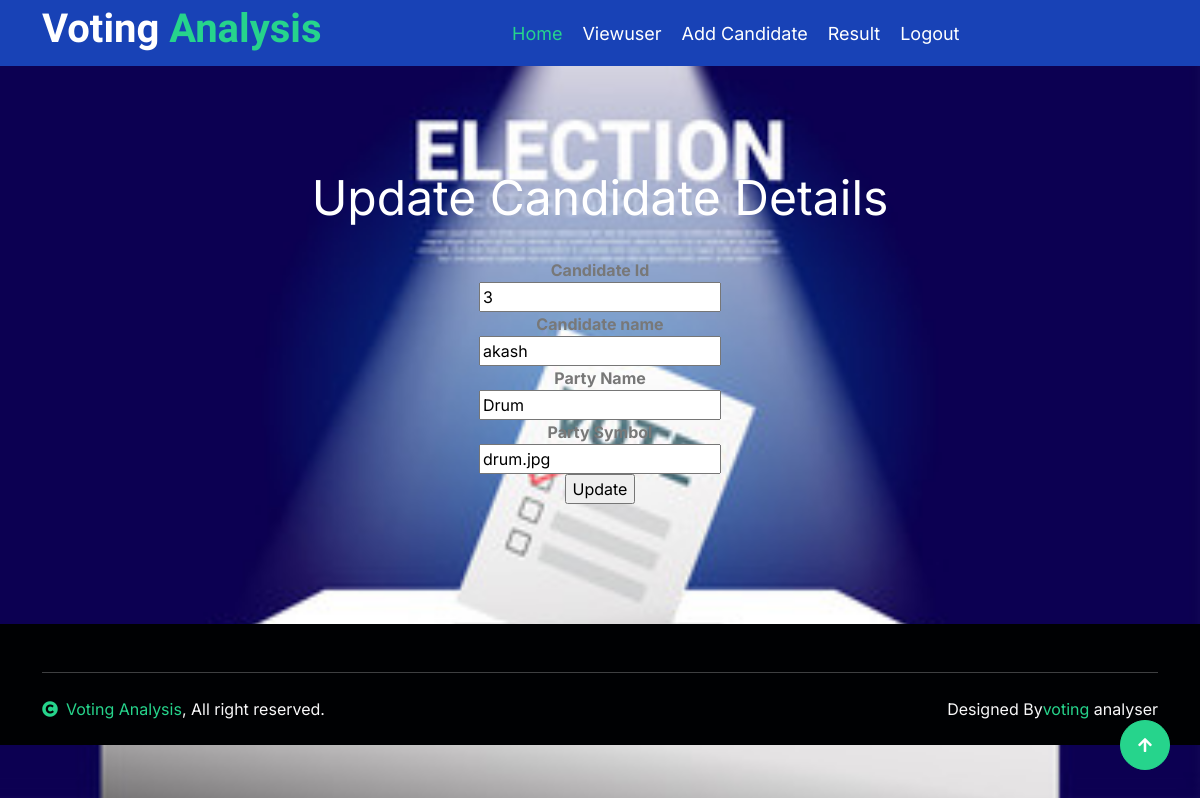
The page /update.php?select=3 on the database its author committed.
### tables this page shows
CREATE TABLE IF NOT EXISTS `candidate` (
  `cid` int(50) NOT NULL AUTO_INCREMENT,
  `cname` varchar(50) NOT NULL,
  `pname` varchar(50) NOT NULL,
  `psym` varchar(50) NOT NULL,
  PRIMARY KEY (`cid`)
);

### update.php (the view, shortened to what this page needs)
<?php
	include_once("style.php");
	include_once("adminheader.php");
if(isset($_GET['select'])){
$query2 = "select * from candidate where cid='".$_GET['select']."'";
			$result = mysql_query($query2);
			if(mysql_num_rows($result)){
			$row = mysql_fetch_assoc($result);
			}
}
?>
                       <div class="container">
<form action="" method="post" enctype="multipart/form-data" name="addroom">
<center>
<br>
<br>
<br>
<br>
<center><font color="white" size="8">Update Candidate Details </font></center>
 <b> Candidate Id</b><br />
 <input name="cid" type="text" value="<?php  echo $row['cid']; ?>" />
 <br />
<b>Candidate name</b><br />
 <input name="cname" type="text"  value="<?php  echo $row['cname']; ?>" />
 <br />
<b>Party Name</b><br />
 <input name="pname" type="text" value="<?php  echo $row['pname']; ?>" />
 <br />
<b>Party Symbol</b><br />
 <input name="psym" type="text" value="<?php  echo $row['psym']; ?>" />
 <br />
  <input type="submit" name="submit" value="Update" id="button1" />
  <br>
 </center>
 </form>
</div>
<?php
	include_once("footer.php");
	?>

### rows shown on the page
candidate: cid "3", cname "akash", pname "Drum", psym "drum.jpg"
